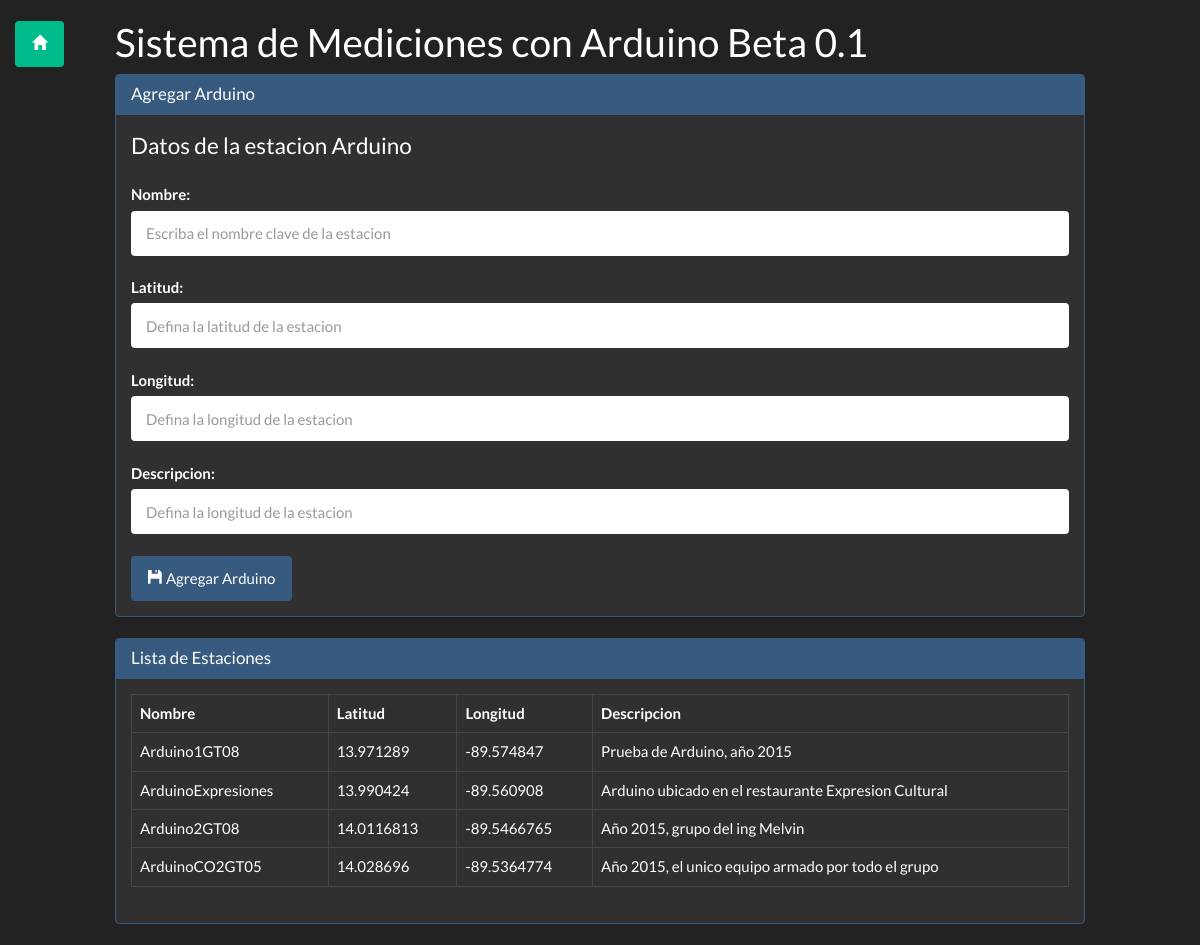
The app's page /AgregarArduino.php with its own data.
### tables this page shows
CREATE TABLE `Arduino` (
  `idArduino` int(11) NOT NULL AUTO_INCREMENT,
  `NombreArduino` varchar(150) NOT NULL,
  `Latitud` double DEFAULT NULL,
  `Longitud` double DEFAULT NULL,
  `Descripcion` varchar(200) DEFAULT NULL,
  PRIMARY KEY (`idArduino`)
);

### AgregarArduino.php (the view, shortened to what this page needs)
<!DOCTYPE html>
<html>
    <head>
        <link href="css/bootstrap.min.css" rel="stylesheet">
    </head>
    <body>
        <div class="container-fluid">
            <div class="row">
                <div class="col-md-1">
                    <br>
                    <a href="index.php" class="btn btn-success" role="button"><span class="glyphicon glyphicon-home" aria-hidden="true"></span></a>
                </div>
                <div class="col-md-10">
                    <h1>Sistema de Mediciones con Arduino Beta 0.1</h1>
                    <div class="panel panel-primary">
                        <div class="panel-heading">
                            <h3 class="panel-title">Agregar Arduino</h3>
                        </div>
                        <div class="panel-body">
                            <form class="form-horizontal" name="formulario1" action="InsertarArduino.php" method="POST">
                                <fieldset>
                                    <legend>Datos de la estacion Arduino</legend>
                                    <label for="nombre">Nombre:</label>
                                    <input type="text" class="form-control" name="nombre" id="nombre" value="" maxlength="150" placeholder="Escriba el nombre clave de la estacion" required/>
                                    <br>
                                    <label for="latitud">Latitud:</label>
                                    <input type="text" class="form-control" name="latitud" id="latitud" value="" placeholder="Defina la latitud de la estacion"/>
                                    <br>
                                    <label for="longitud">Longitud:</label>
                                    <input type="text" class="form-control" name="longitud" id="longitud" value="" placeholder="Defina la longitud de la estacion"/>
                                    <br>
                                    <label for="descripcion">Descripcion:</label>
                                    <input type="text" class="form-control" name="descripcion" id="descripcion" value="" maxlength="200" placeholder="Defina la longitud de la estacion"/>
                                    <br>
                                    <button type="submit" class="btn btn-primary" name="envio"><span class="glyphicon glyphicon-floppy-disk" aria-hidden="true"></span> Agregar Arduino</button>
                                </fieldset>
                            </form>
                        </div>
                    </div>
                    <div class="panel panel-primary">
                        <div class="panel-heading">
                            <h3 class="panel-title">Lista de Estaciones</h3>
                        </div>
                        <div class="panel-body">
                            <?php
                            $query = "SELECT Arduino.NombreArduino,Arduino.Latitud,Arduino.Longitud,Arduino.Descripcion FROM Estaciones.Arduino;";
                            $result = mysql_query($query) or die('Consulta fallida: ' . mysql_error());
                            echo "<table class='table table-hover table-bordered table-responsive'>\n";
                            echo '<thead>';
                            echo '<tr>';
                            echo '<th>Nombre</th>';
                            echo '<th>Latitud</th>';
                            echo '<th>Longitud</th>';
                            echo '<th>Descripcion</th>';
                            echo '</tr>';
                            echo '</thead>';
                            echo '<tbody>';
                            while ($line = mysql_fetch_array($result, MYSQL_ASSOC)) {
                                echo "\t<tr>\n";
                                foreach ($line as $col_value) {
                                    echo "\t\t<td>$col_value</td>\n";
                                }
                                echo "\t</tr>\n";
                            }
                            echo '</tbody>';
                            echo "</table>\n";
                            ?>
                        </div>
                    </div>
                </div>
            </div>
        </div>
    </body>
</html>

### records on screen
arduino: NombreArduino "Arduino1GT08", Latitud "13.971289", Longitud "-89.574847", Descripcion "Prueba de Arduino, año 2015"
arduino: NombreArduino "ArduinoExpresiones", Latitud "13.990424", Longitud "-89.560908", Descripcion "Arduino ubicado en el restaurante Expresion Cultural"
arduino: NombreArduino "Arduino2GT08", Latitud "14.0116813", Longitud "-89.5466765", Descripcion "Año 2015, grupo del ing Melvin"
arduino: NombreArduino "ArduinoCO2GT05", Latitud "14.028696", Longitud "-89.5364774", Descripcion "Año 2015, el unico equipo armado por todo el grupo"
